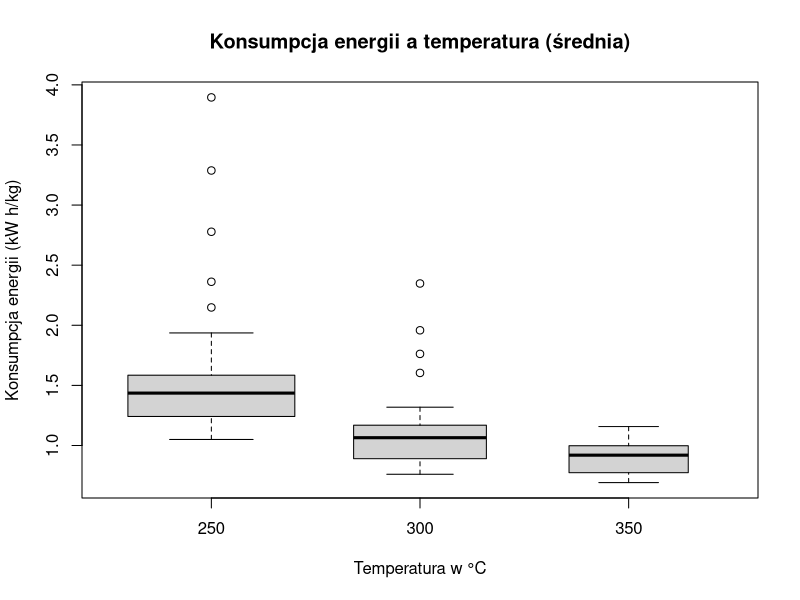
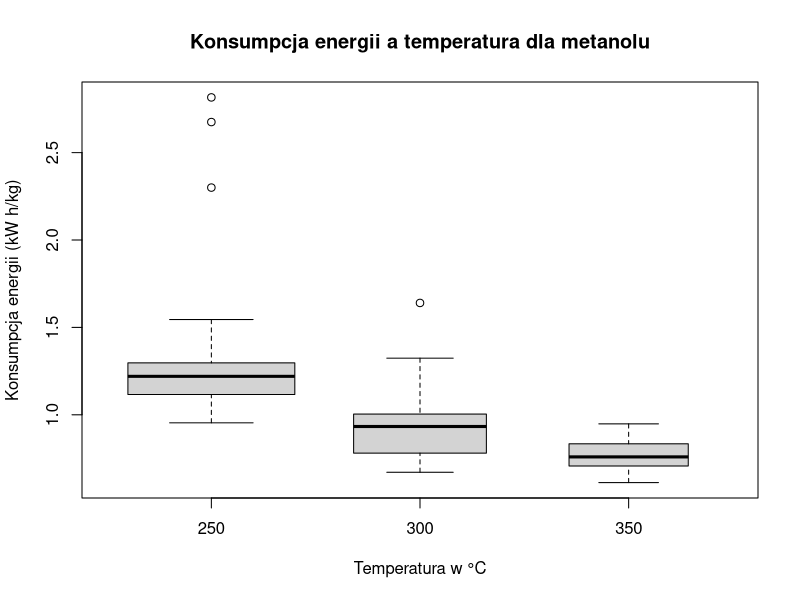
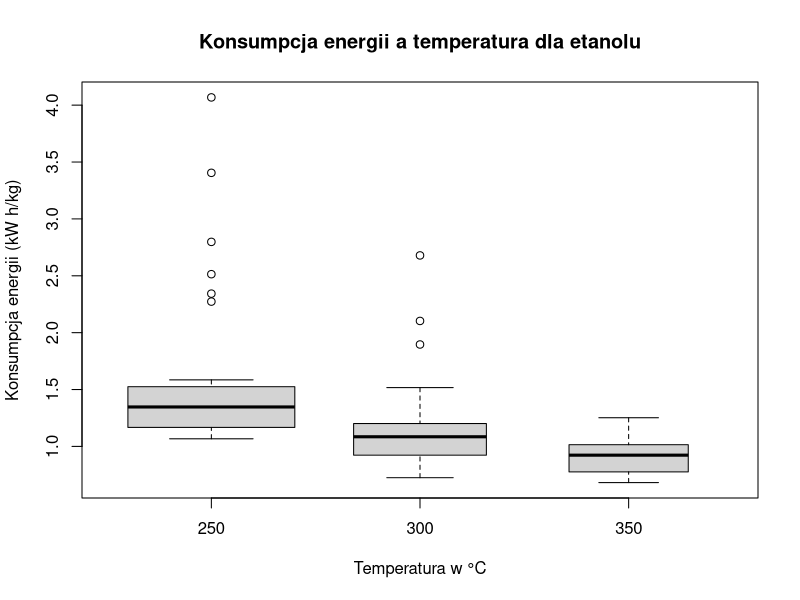
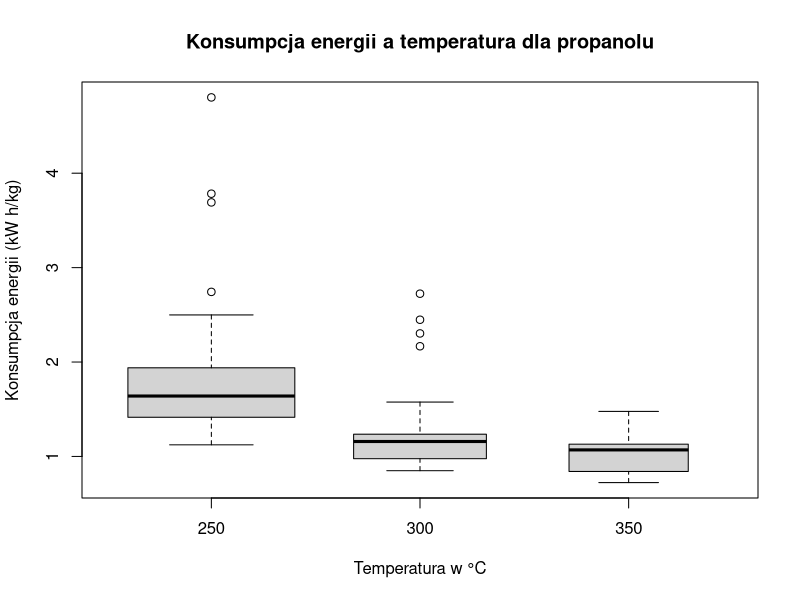
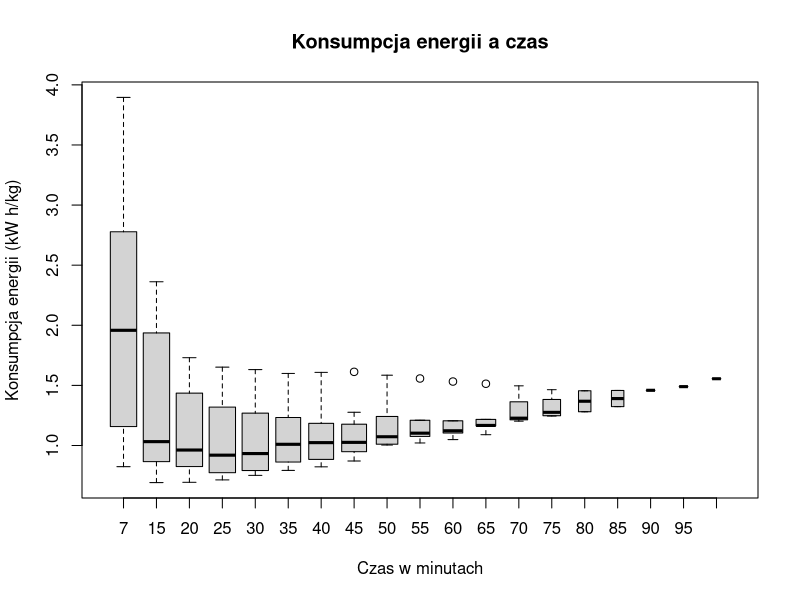
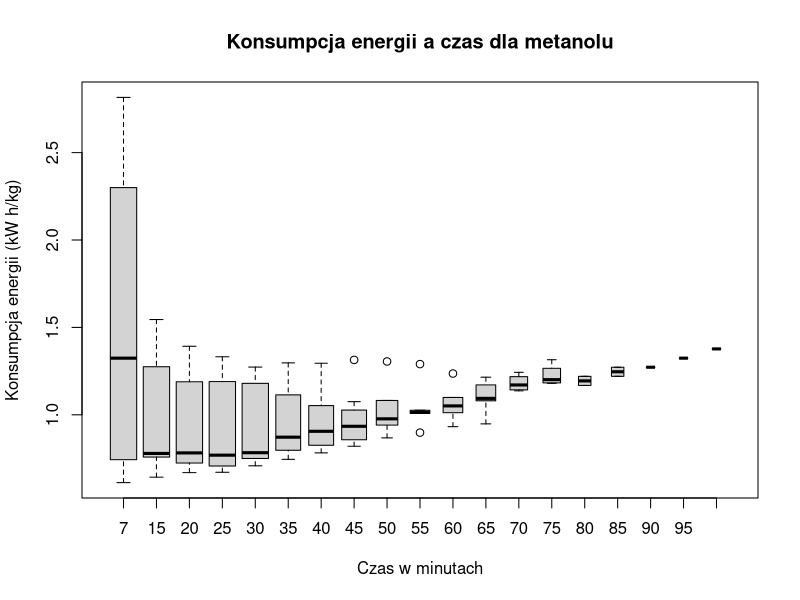
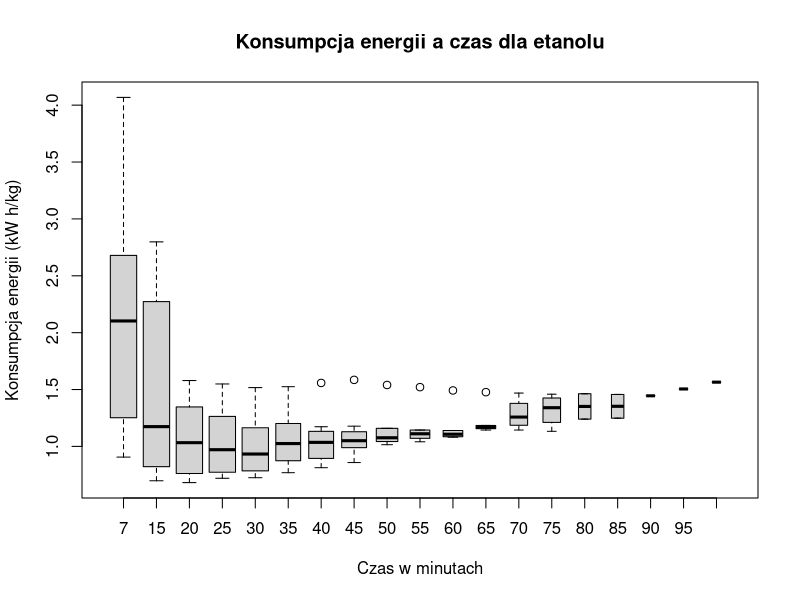
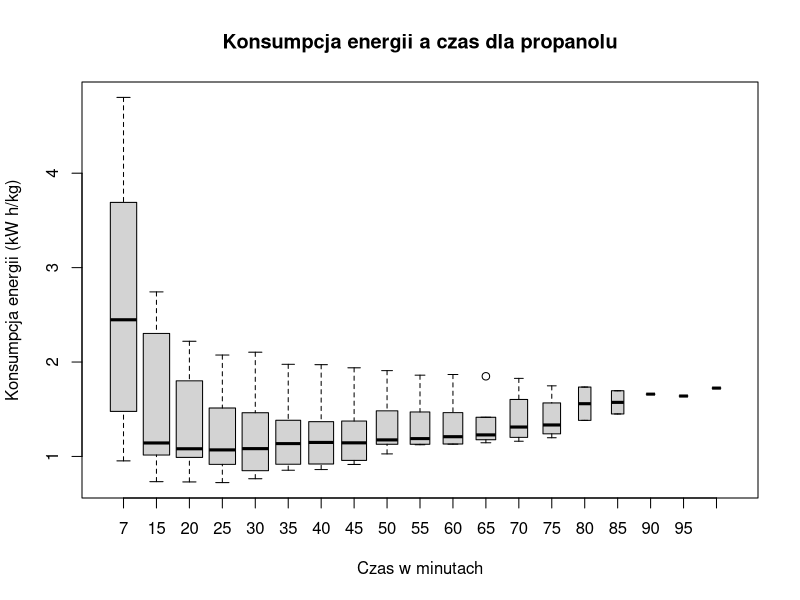

Source code (R) for these figures, in order:
## ---- chunk 1
knitr::opts_chunk$set(echo = TRUE)
## ---- chunk 2
df <- read.csv("biodiesel.csv", header = TRUE, stringsAsFactors=FALSE)

temperature <-  as.numeric(unlist(df["temperature"])) 
pressure <-  as.numeric(unlist(df["pressure"])) 
meth_ec <- as.numeric(unlist(df["meth_ec"]))
meth_pct <- as.numeric(unlist(df["meth_pct"]))
eth_ec <- as.numeric(unlist(df["eth_ec"]))
eth_pct <- as.numeric(unlist(df["eth_pct"]))
prop1_ec <- as.numeric(unlist(df["prop1_ec"]))
prop1_pct <- as.numeric(unlist(df["prop1_pct"]))

## ---- chunk 3
summary(df[2:10])
## ---- chunk 4
boxplot((meth_ec + eth_ec + prop1_ec)/3 ~ temperature, data = df, col = "lightgray", varwidth = TRUE, 
        main = "Konsumpcja energii a temperatura (średnia)",
        ylab = "Konsumpcja energii (kW h/kg)",xlab = "Temperatura w °C")
## ---- chunk 5
boxplot(meth_ec ~ temperature, data = df, col = "lightgray", varwidth = TRUE, 
        main = "Konsumpcja energii a temperatura dla metanolu",
        ylab = "Konsumpcja energii (kW h/kg)",xlab = "Temperatura w °C")
## ---- chunk 6
boxplot(eth_ec ~ temperature, data = df, col = "lightgray", varwidth = TRUE, 
        main = "Konsumpcja energii a temperatura dla etanolu",
        ylab = "Konsumpcja energii (kW h/kg)",xlab = "Temperatura w °C")
## ---- chunk 7
boxplot(prop1_ec ~ temperature, data = df, col = "lightgray", varwidth = TRUE, 
        main = "Konsumpcja energii a temperatura dla propanolu",
        ylab = "Konsumpcja energii (kW h/kg)",xlab = "Temperatura w °C")
## ---- chunk 8
boxplot( (meth_ec + eth_ec + prop1_ec)/3 ~ time, data = df, col = "lightgray", varwidth = TRUE, 
        main = "Konsumpcja energii a czas",
        ylab = "Konsumpcja energii (kW h/kg)",xlab = "Czas w minutach")
## ---- chunk 9
boxplot(meth_ec ~ time, data = df, col = "lightgray", varwidth = TRUE, 
        main = "Konsumpcja energii a czas dla metanolu",
        ylab = "Konsumpcja energii (kW h/kg)",xlab = "Czas w minutach")
## ---- chunk 10
boxplot(eth_ec  ~ time, data = df, col = "lightgray", varwidth = TRUE, 
        main = "Konsumpcja energii a czas dla etanolu",
        ylab = "Konsumpcja energii (kW h/kg)",xlab = "Czas w minutach")
## ---- chunk 11
boxplot(prop1_ec ~ time, data = df, col = "lightgray", varwidth = TRUE, 
        main = "Konsumpcja energii a czas dla propanolu",
        ylab = "Konsumpcja energii (kW h/kg)",xlab = "Czas w minutach")
## ---- chunk 12
boxplot( (meth_ec + eth_ec + prop1_ec)/3 ~ pressure, data = df, col = "lightgray", varwidth = TRUE, 
        main = "Konsumpcja energii a ciśnienie (średnia)",
        ylab = "Konsumpcja energii (kW h/kg)",xlab = "Ciśnienie w MPa")
## ---- chunk 13
boxplot(meth_ec ~ pressure, data = df, col = "lightgray", varwidth = TRUE, 
        main = "Konsumpcja energii a ciśnienie dla metanolu",
        ylab = "Konsumpcja energii (kW h/kg)",xlab = "Ciśnienie w MPa")
## ---- chunk 14
boxplot(eth_ec  ~ pressure, data = df, col = "lightgray", varwidth = TRUE, 
        main = "Konsumpcja energii a ciśnienie dla etanolu",
        ylab = "Konsumpcja energii (kW h/kg)",xlab = "Ciśnienie w MPa")
## ---- chunk 15
boxplot(prop1_ec ~ pressure, data = df, col = "lightgray", varwidth = TRUE, 
        main = "Konsumpcja energii a ciśnienie dla propanolu",
        ylab = "Konsumpcja energii (kW h/kg)",xlab = "Ciśnienie w MPa")
## ---- chunk 16
plot(c(meth_ec,eth_ec,prop1_ec), c(meth_pct,eth_pct,prop1_pct), pch = 15, col = c("#9055A2" ,"#011638", "#D499B9"), main = "Stężenie alkoholu a konsumpcja energi w procesie transestryfikacji", xlab = "Konsumpcja energii (kW h/kg)", ylab = "Stężenie procentowe alkoholu %")


## ---- chunk 17
summary(cars)
## ---- chunk 18
plot(pressure)
